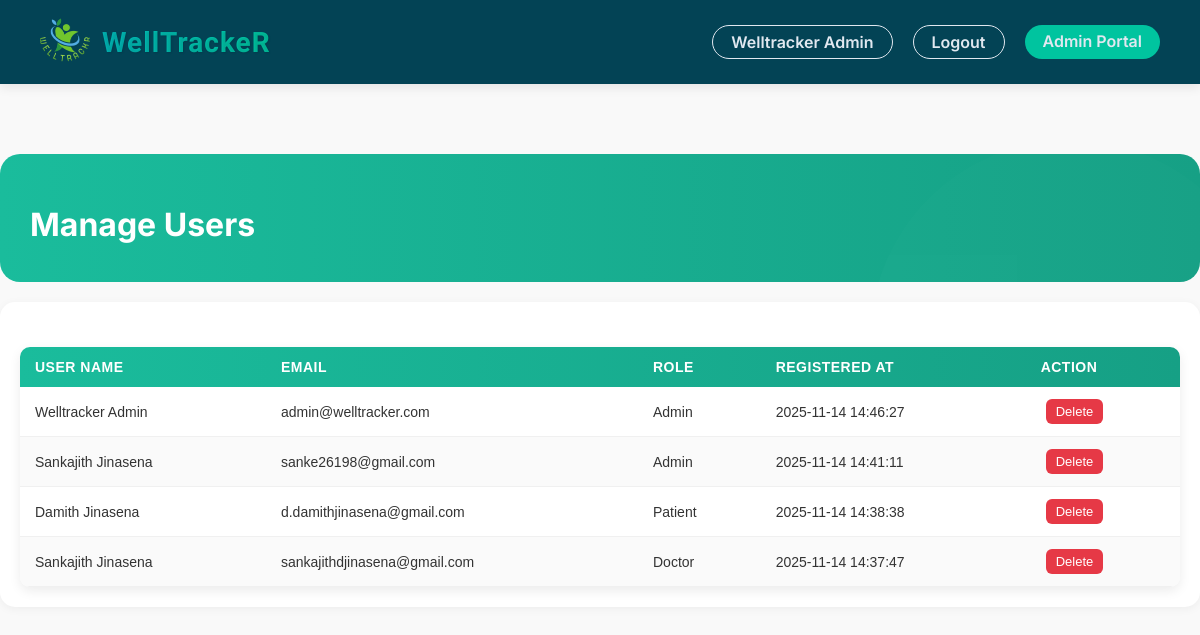
The page /view_users.php (signed in) on the database as committed earlier.
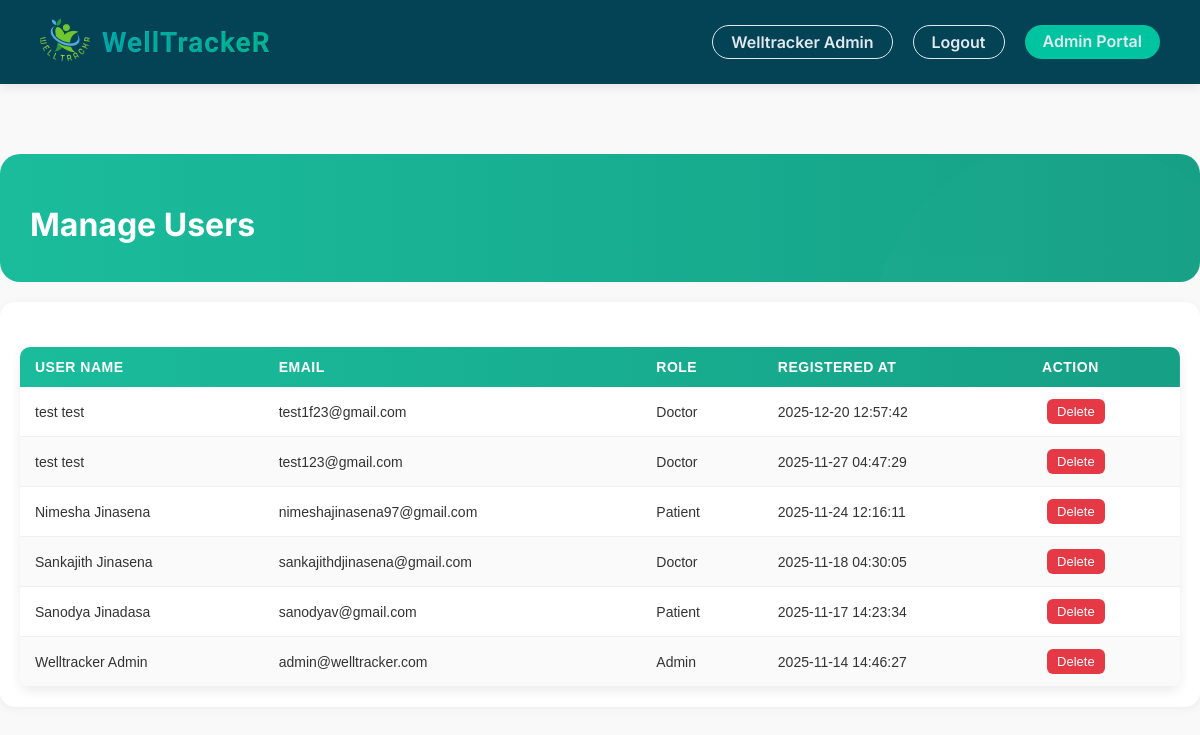
The same page on the database as committed later.
### tables this page shows
CREATE TABLE `users` (
  `id` int(11) NOT NULL,
  `first_name` varchar(100) NOT NULL,
  `last_name` varchar(100) NOT NULL,
  `email` varchar(150) NOT NULL,
  `password` varchar(255) NOT NULL,
  `role` enum('Doctor','Patient','Admin') NOT NULL,
  `created_at` timestamp NOT NULL DEFAULT current_timestamp(),
  `verification_status` enum('Pending','Verified','Rejected') DEFAULT 'Verified',
  `verification_details` text DEFAULT NULL,
  `telephone` varchar(15) DEFAULT NULL
);

### view_users.php (the view, shortened to what this page needs)
<?php
include 'config.php';
$sql = "SELECT id, first_name, last_name, email, role, created_at FROM users ORDER BY created_at DESC";
$result = $conn->query($sql);
?>
<!DOCTYPE html>
<html lang="en">
<head>
    <link rel="stylesheet" href="css/style.css">
    <link rel="stylesheet" href="css/patient.css">
    <link rel="stylesheet" href="css/doctor_review.css">
</head>
<body>
<nav>
    <div class="nav-header">
        <div class="nav-logo"><img src="image/Logo_R.png" alt="Logo"></div>
        <div class="nav-title">
            <h1>WellTrackeR</h1>
        </div>
    </div>
    <div class="nav-links">
        <a href="#" class="login-btn"><?php echo $_SESSION["first_name"] . " " . $_SESSION["last_name"]; ?></a>
        <a href="logout.php" class="login-btn">Logout</a>
        <a href="admin_portal.php" class="register-btn">Admin Portal</a>
    </div>
</nav>
<div class="patient-portal-container">
    <div class="patient-portal-header">
        <h1>Manage Users</h1>
    </div>
    <div class="quick-actions">
        <table class="doctor-table">
            <thead>
                <tr>
                    <th>User Name</th>
                    <th>Email</th>
                    <th>Role</th>
                    <th>Registered At</th>
                    <th>Action</th>
                </tr>
            </thead>
            <tbody>
                <?php if ($result && $result->num_rows > 0): ?>
                    <?php while($row = $result->fetch_assoc()): ?>
                        <tr>
                            <td><?php echo htmlspecialchars($row['first_name'] . ' ' . $row['last_name']); ?></td>
                            <td><?php echo htmlspecialchars($row['email']); ?></td>
                            <td><?php echo htmlspecialchars($row['role']); ?></td>
                            <td><?php echo htmlspecialchars($row['created_at']); ?></td>
                            <td><button class="delete-btn" data-user-id="<?php echo $row['id']; ?>">Delete</button></td>
                        </tr>
                    <?php endwhile; ?>
                <?php else: ?>
                    <tr><td colspan="5">No users found.</td></tr>
                <?php endif; ?>
            </tbody>
        </table>
    </div>
</div>
</body>
</html>

### css/style.css (style rules this page uses)
:root { --bg-main: #121C28; --bg-card: #1A2532; --text-light: #E1E8F0; --text-muted: #A3B1C0; --pcolor: #034355; --s1color: #00B5B5; --s2color: #008C8C; --accent: #FF9800; --accent-hot: #FF6B6B; --success: #00C49F; --gradient: linear-gradient(135deg, var(--pcolor) 0%, var(--success) 50%, var(--s2color) 100%); --aqua-flow: linear-gradient(135deg, var(--s1color) 0%, var(--pcolor) 50%, var(--s2color) 100%); --green-breeze: linear-gradient(135deg, var(--success) 0%, var(--s1color) 50%, var(--s2color) 100%); --gradient-hero: linear-gradient(135deg, rgba(3, 67, 85, 0.92) 0%, rgba(0, 130, 130, 0.88) 100%); }
body { margin: 0; font-family: 'Inter', sans-serif; background-color: var(--bg-main); color: var(--text-light); }
nav { display: flex; justify-content: space-between; align-items: center; padding: 15px 40px; background-color: var(--pcolor); box-shadow: 0 4px 10px rgba(0, 0, 0, 0.08); position: sticky; top: 0; z-index: 999; transition: box-shadow 0.3s; }
.nav-header { display: flex; align-items: center; gap: 12px; }
.nav-title h1 { font-family: 'Sora', sans-serif; font-weight: 700; font-size: 28px; margin: 0; letter-spacing: 1px; background: linear-gradient(90deg, var(--s1color), var(--success)); -webkit-background-clip: text; -webkit-text-fill-color: transparent; text-shadow: 1px 1px 2px rgba(0, 0, 0, 0.1); transition: all 0.3s ease; }
.nav-logo img { width: 50px; height: 50px; border-radius: 50%; object-fit: cover; }
.nav-links { display: flex; gap: 20px; }
.nav-links a { text-decoration: none; color: var(--text-light); font-weight: 500; padding: 6px 12px; border-radius: 8px; transition: all 0.2s ease; }
.nav-links a.register-btn { background-color: var(--success); color: var(--text-light); padding: 6px 18px; border-radius: 25px; font-weight: 600; transition: all 0.3s ease; }
.nav-links a.login-btn { background-color: transparent; color: var(--text-light); border: 2px solid var(--text-light); padding: 6px 18px; border-radius: 25px; font-weight: 600; transition: all 0.3s ease; }
.nav-links a.login-btn { background-color: transparent; color: var(--pcolor); border: 2px solid var(--pcolor); padding: 6px 18px; border-radius: 25px; font-weight: 600; transition: all 0.3s ease; }
.nav-links a.register-btn { background-color: var(--success); color: var(--text-light); padding: 6px 18px; border-radius: 25px; font-weight: 600; border: none; transition: all 0.3s ease; }

### css/patient.css (style rules this page uses)
:root { --g1color: #1abc9c; --g2color: #16a085; --bcolor: #19cbd8; }
body { margin: 0; font-family: 'Inter', sans-serif; background-color: #f9f9f9; }
.patient-portal-container { max-width: 1400px; margin: 0 auto; margin-top: 70px; }
.patient-portal-header { background: linear-gradient(90deg, #1abc9c, #16a085); border-radius: 20px; padding: 30px; color: white; margin-bottom: 20px; position: relative; overflow: hidden; }
.patient-portal-header::before { content: ''; position: absolute; top: -50%; right: -10%; width: 500px; height: 500px; opacity: 0.3; }
.patient-portal-header h1 { font-size: 2em; margin-bottom: 8px; position: relative; z-index: 1; }
.quick-actions { background: white; border-radius: 15px; padding: 20px; margin-bottom: 20px; box-shadow: 0 2px 10px rgba(0, 0, 0, 0.05); display: flex; justify-content: space-between; align-items: center; flex-wrap: wrap; gap: 15px; }

### css/doctor_review.css (style rules this page uses)
.doctor-table { width: 100%; border-collapse: collapse; margin-top: 25px; background-color: #fff; border-radius: 10px; overflow: hidden; box-shadow: 0 4px 12px rgba(0, 0, 0, 0.08); font-family: 'Poppins', sans-serif; font-size: 14px; }
.doctor-table thead { background: linear-gradient(to right, var(--g1color), var(--g2color)); color: #fff; text-align: left; }
.doctor-table th { padding: 12px 15px; letter-spacing: 0.5px; text-transform: uppercase; font-weight: 600; }
.doctor-table tbody tr { border-bottom: 1px solid #f0f0f0; transition: background-color 0.2s ease; }
.doctor-table tbody tr:nth-child(even) { background-color: #fafafa; }
.doctor-table td { padding: 12px 15px; color: #333; vertical-align: middle; }
.delete-btn { background-color: #e63946; color: #fff; border: none; padding: 5px 10px; border-radius: 6px; cursor: pointer; font-size: 13px; margin-left: 5px; transition: 0.2s; }

### view_users.php (style rules this page uses)
.nav-links a.login-btn { color: var(--text-light); border: 1px solid var(--text-light); }

Rows that differ between the two databases and show on the page:
removed users: first_name+last_name "Sankajith Jinasena", email "sanke26198@gmail.com", role "Admin", created_at "2025-11-14 14:41:11"
removed users: first_name+last_name "Damith Jinasena", email "d.damithjinasena@gmail.com", role "Patient", created_at "2025-11-14 14:38:38"
removed users: first_name+last_name "Sankajith Jinasena", email "sankajithdjinasena@gmail.com", role "Doctor", created_at "2025-11-14 14:37:47"
added users: first_name+last_name "test test", email "test1f23@gmail.com", role "Doctor", created_at "2025-12-20 12:57:42"
added users: first_name+last_name "test test", email "test123@gmail.com", role "Doctor", created_at "2025-11-27 04:47:29"
added users: first_name+last_name "Nimesha Jinasena", email "nimeshajinasena97@gmail.com", role "Patient", created_at "2025-11-24 12:16:11"
added users: first_name+last_name "Sankajith Jinasena", email "sankajithdjinasena@gmail.com", role "Doctor", created_at "2025-11-18 04:30:05"
added users: first_name+last_name "Sanodya Jinadasa", email "sanodyav@gmail.com", role "Patient", created_at "2025-11-17 14:23:34"
